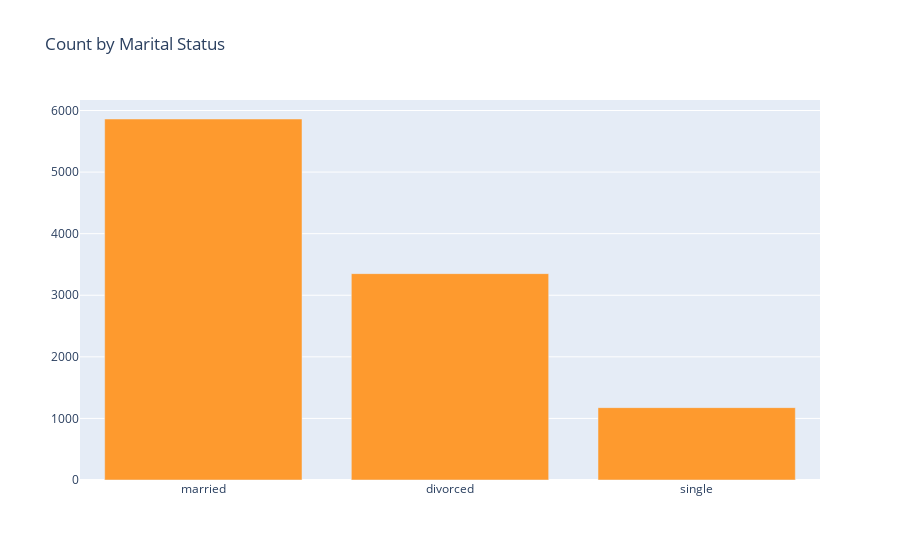

Notebook source saved alongside this figure:
### Code cell
vals = df['marital'].value_counts().tolist()
labels = ['married', 'divorced', 'single']

data = [go.Bar(
            x=labels,
            y=vals,
    marker=dict(
    color="#FE9A2E")
    )]

layout = go.Layout(
    title="Count by Marital Status",
)

fig = go.Figure(data=data, layout=layout)



iplot(fig, filename='basic-bar')

### Figure 1 — Plotly figure (JSON) as saved in the notebook; plotly's stock layout.template omitted (floating-point values rounded to 4 significant figures)
{"data": [{"marker": {"color": "#FE9A2E"}, "type": "bar", "x": ["married", "divorced", "single"], "y": [5862, 3351, 1175]}], "layout": {"title": {"text": "Count by Marital Status"}}}
